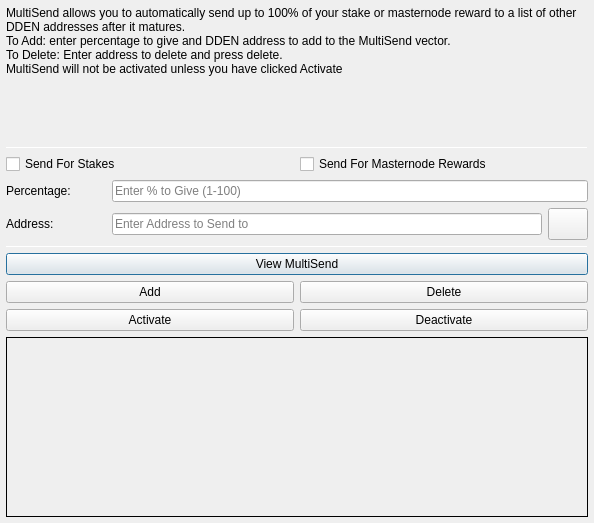
<?xml version="1.0" encoding="UTF-8"?>
<ui version="4.0">
 <class>MultiSendDialog</class>
 <widget class="QDialog" name="MultiSendDialog">
  <property name="windowModality">
   <enum>Qt::NonModal</enum>
  </property>
  <property name="geometry">
   <rect>
    <x>0</x>
    <y>0</y>
    <width>594</width>
    <height>523</height>
   </rect>
  </property>
  <property name="windowTitle">
   <string>MultiSend</string>
  </property>
  <layout class="QVBoxLayout" name="verticalLayout" stretch="0">
   <property name="leftMargin">
    <number>6</number>
   </property>
   <property name="topMargin">
    <number>6</number>
   </property>
   <property name="rightMargin">
    <number>6</number>
   </property>
   <property name="bottomMargin">
    <number>6</number>
   </property>
   <item>
    <layout class="QVBoxLayout" name="verticalLayout_Main" stretch="1,1,1,1,1,1">
     <item>
      <widget class="QLabel" name="label_2">
       <property name="lineWidth">
        <number>1</number>
       </property>
       <property name="text">
        <string>MultiSend allows you to automatically send up to 100% of your stake or masternode reward to a list of other DDEN addresses after it matures.
To Add: enter percentage to give and DDEN address to add to the MultiSend vector.
To Delete: Enter address to delete and press delete.
MultiSend will not be activated unless you have clicked Activate</string>
       </property>
       <property name="alignment">
        <set>Qt::AlignLeading|Qt::AlignLeft|Qt::AlignTop</set>
       </property>
       <property name="wordWrap">
        <bool>true</bool>
       </property>
      </widget>
     </item>
     <item>
      <widget class="Line" name="line">
       <property name="minimumSize">
        <size>
         <width>0</width>
         <height>1</height>
        </size>
       </property>
       <property name="maximumSize">
        <size>
         <width>16777215</width>
         <height>1</height>
        </size>
       </property>
       <property name="orientation">
        <enum>Qt::Horizontal</enum>
       </property>
      </widget>
     </item>
     <item>
      <layout class="QVBoxLayout" name="verticalLayout_Settings">
       <item>
        <layout class="QHBoxLayout" name="horizontalLayout">
         <item>
          <widget class="QCheckBox" name="multiSendStakeCheckBox">
           <property name="text">
            <string>Send For Stakes</string>
           </property>
          </widget>
         </item>
         <item>
          <widget class="QCheckBox" name="multiSendMasternodeCheckBox">
           <property name="text">
            <string>Send For Masternode Rewards</string>
           </property>
          </widget>
         </item>
        </layout>
       </item>
       <item>
        <layout class="QHBoxLayout" name="horizontalLayout_6">
         <item>
          <widget class="QLabel" name="label">
           <property name="minimumSize">
            <size>
             <width>100</width>
             <height>0</height>
            </size>
           </property>
           <property name="toolTip">
            <string>Percentage of stake to send</string>
           </property>
           <property name="text">
            <string>Percentage:</string>
           </property>
          </widget>
         </item>
         <item>
          <widget class="QLineEdit" name="multiSendPercentEdit">
           <property name="toolTip">
            <string>Enter whole numbers 1 - 100</string>
           </property>
           <property name="placeholderText">
            <string>Enter % to Give (1-100)</string>
           </property>
          </widget>
         </item>
        </layout>
       </item>
       <item>
        <layout class="QHBoxLayout" name="horizontalLayout_7">
         <item>
          <widget class="QLabel" name="label_5">
           <property name="minimumSize">
            <size>
             <width>100</width>
             <height>0</height>
            </size>
           </property>
           <property name="toolTip">
            <string>Address to send portion of stake to</string>
           </property>
           <property name="text">
            <string>Address:</string>
           </property>
          </widget>
         </item>
         <item>
          <widget class="QLineEdit" name="multiSendAddressEdit">
           <property name="toolTip">
            <string/>
           </property>
           <property name="placeholderText">
            <string>Enter Address to Send to</string>
           </property>
          </widget>
         </item>
         <item>
          <widget class="QPushButton" name="addressBookButton">
           <property name="maximumSize">
            <size>
             <width>16777215</width>
             <height>32</height>
            </size>
           </property>
           <property name="toolTip">
            <string>Choose an address from the address book</string>
           </property>
           <property name="text">
            <string/>
           </property>
           <property name="icon">
            <iconset resource="../digitaldenar.qrc">
             <normaloff>:/icons/address-book</normaloff>:/icons/address-book</iconset>
           </property>
           <property name="shortcut">
            <string>Alt+A</string>
           </property>
           <property name="autoDefault">
            <bool>false</bool>
           </property>
          </widget>
         </item>
        </layout>
       </item>
      </layout>
     </item>
     <item>
      <widget class="Line" name="line_2">
       <property name="minimumSize">
        <size>
         <width>0</width>
         <height>1</height>
        </size>
       </property>
       <property name="maximumSize">
        <size>
         <width>16777215</width>
         <height>1</height>
        </size>
       </property>
       <property name="orientation">
        <enum>Qt::Horizontal</enum>
       </property>
      </widget>
     </item>
     <item>
      <layout class="QVBoxLayout" name="verticalLayout_Buttons">
       <item>
        <layout class="QHBoxLayout" name="horizontalLayout_4">
         <item>
          <widget class="QPushButton" name="viewButton">
           <property name="toolTip">
            <string/>
           </property>
           <property name="statusTip">
            <string>View MultiSend Vector</string>
           </property>
           <property name="text">
            <string>View MultiSend</string>
           </property>
          </widget>
         </item>
        </layout>
       </item>
       <item>
        <layout class="QHBoxLayout" name="horizontalLayout_2">
         <item>
          <widget class="QPushButton" name="addButton">
           <property name="toolTip">
            <string/>
           </property>
           <property name="statusTip">
            <string>Add to MultiSend Vector</string>
           </property>
           <property name="text">
            <string>Add</string>
           </property>
          </widget>
         </item>
         <item>
          <widget class="QPushButton" name="deleteButton">
           <property name="toolTip">
            <string/>
           </property>
           <property name="statusTip">
            <string>Delete Address From MultiSend Vector</string>
           </property>
           <property name="text">
            <string>Delete</string>
           </property>
          </widget>
         </item>
        </layout>
       </item>
       <item>
        <layout class="QHBoxLayout" name="horizontalLayout_5">
         <item>
          <widget class="QPushButton" name="activateButton">
           <property name="statusTip">
            <string>Activate MultiSend</string>
           </property>
           <property name="text">
            <string>Activate</string>
           </property>
          </widget>
         </item>
         <item>
          <widget class="QPushButton" name="disableButton">
           <property name="statusTip">
            <string>Deactivate MultiSend</string>
           </property>
           <property name="text">
            <string>Deactivate</string>
           </property>
          </widget>
         </item>
        </layout>
       </item>
      </layout>
     </item>
     <item>
      <widget class="QLabel" name="message">
       <property name="minimumSize">
        <size>
         <width>0</width>
         <height>180</height>
        </size>
       </property>
       <property name="frameShape">
        <enum>QFrame::Panel</enum>
       </property>
       <property name="frameShadow">
        <enum>QFrame::Plain</enum>
       </property>
       <property name="lineWidth">
        <number>1</number>
       </property>
       <property name="midLineWidth">
        <number>1</number>
       </property>
       <property name="text">
        <string/>
       </property>
       <property name="alignment">
        <set>Qt::AlignLeading|Qt::AlignLeft|Qt::AlignTop</set>
       </property>
       <property name="wordWrap">
        <bool>true</bool>
       </property>
      </widget>
     </item>
    </layout>
   </item>
  </layout>
 </widget>
 <resources>
  <include location="../digitaldenar.qrc"/>
 </resources>
 <connections/>
</ui>
